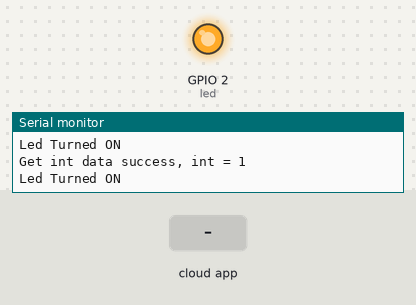
The sketch below on a simulated ESP32. Parts: output pins drawn as LEDs (lit = HIGH), the last lines printed to the serial monitor. The test bench sets the inputs (shaded band). WiFi joins after 1.5 s; servers stay silent unless stated; the Firebase database answers and starts empty.

Above: at 3.0 s.
3.1 s: the phone or cloud app sets ledStatus to 0
At 3.5 s:
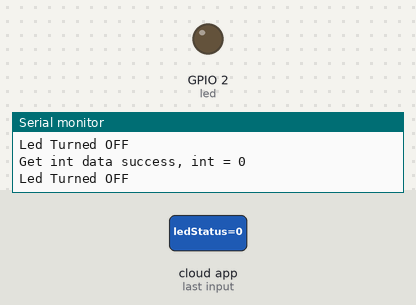
4.8 s: the phone or cloud app sets ledStatus to 1
At 5.5 s:
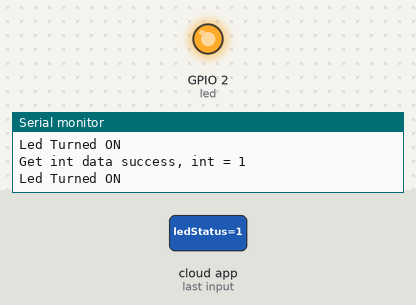
Timing chart, 0 to 7.8 s (numbered marks = the images above; inputs shaded):
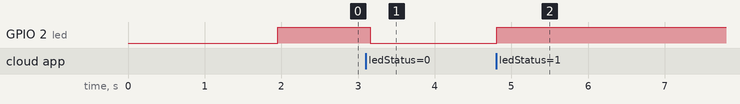

Measured:
- after the input at 3.1 s, GPIO 2 (led): HIGH → LOW after 0.06 s
- after the input at 4.8 s, GPIO 2 (led): LOW → HIGH at once

The sketch:

led_firebase.ino
```cpp
#include <WiFi.h>
#include <FirebaseESP32.h>

//-------------------------------------------------------------------------------1. Change the following info from firebase

#define FIREBASE_HOST "parking-tech-88362.firebaseio.com"
#define FIREBASE_AUTH "YxEJ1FoylOOimZsjfwSBEFiJe3QXaPx46nDli1qQ"
#define WIFI_SSID "Ghanshyam"
#define WIFI_PASSWORD "ghanuwifi1"


//-------------------------------------------------------------------2. Define FirebaseESP32 data object for data sending and receiving
FirebaseData firebaseData;

int fireStatus = 0;                                                     // led status received from firebase
int led = 2;
//============================================================================================================================================================================
void setup()
{
  pinMode(led, OUTPUT);
  Serial.begin(115200);
//----------------------------------------------------------THIS PART IS FOR WIFI ------------------------------------
  WiFi.begin(WIFI_SSID, WIFI_PASSWORD);
  Serial.print("Connecting to Wi-Fi");
  while (WiFi.status() != WL_CONNECTED)
  {
    Serial.print(".");
    delay(300);
  }
  Serial.println();
  Serial.print("Connected with IP: ");
  Serial.println(WiFi.localIP());
  Serial.println();


//--------------------------------------------------------------------------------------------------------------------------

  Firebase.begin(FIREBASE_HOST, FIREBASE_AUTH);

//--------------------------------------------------------------------------------------------------------------------------


  //4. Enable auto reconnect the WiFi when connection lost
  Firebase.reconnectWiFi(true);
//----------------------------------------------------------------------


  //5. Try to set int data to Firebase
  //The set function returns bool for the status of operation
  //firebaseData requires for sending the data


  if(Firebase.setInt(firebaseData, "/ledStatus", 1))                   //--------------------THis is send data-----------------
  {
    //Success
     Serial.println("Set int data success");

  }else{
    //Failed?, get the error reason from firebaseData

    Serial.print("Error in setInt, ");
    Serial.println(firebaseData.errorReason());
  }


  //6. Try to get int data from Firebase
  //The get function returns bool for the status of operation
  //firebaseData requires for receiving the data

  if(Firebase.getInt(firebaseData, "/ledStatus"))                 //---------------------this will recieve data------------------
  {
    //Success
    Serial.print("Get int data success, int = ");
    Serial.println(firebaseData.intData());

  }else{
    //Failed?, get the error reason from firebaseData

    Serial.print("Error in getInt, ");
    Serial.println(firebaseData.errorReason());
  }

  /*
  In case where you want to set other data types i.e. bool, float, double and String, you can use setBool, setFloat, setDouble and setString.
  If you want to get data which you known its type at specific node, use getInt, getBool, getFloat, getDouble, getString.
  If you don't know the data type at specific node, use get and check its type.
  The following shows how to get the variant data
  */

/* if(Firebase.get(firebaseData, "/ledstatus"))
  {
    //Success
    Serial.print("Get variant data success, type = ");
    Serial.println(firebaseData.dataType());

    if(firebaseData.dataType() == "int"){
      Serial.print("data = ");
      Serial.println(firebaseData.intData());
    }else if(firebaseData.dataType() == "bool"){
      if(firebaseData.boolData())
        Serial.println("data = true");
      else
        Serial.println("data = false");
    }

  }else{
    //Failed?, get the error reason from firebaseData

    Serial.print("Error in get, ");
    Serial.println(firebaseData.errorReason());
  }
*/
  /*
  If you want to get the data in realtime instead of using get, see the stream examples.
  If you want to work with JSON, see the FirebaseJson, jsonObject and jsonArray examples.
  If you have questions or found the bugs, feel free to open the issue here https://github.com/mobizt/Firebase-ESP32
  */


}

void loop()
{

   if(Firebase.getInt(firebaseData, "/ledStatus"))                 //---------------------this will recieve data------------------
  {
    //Success
    Serial.print("Get int data success, int = ");
    Serial.println(firebaseData.intData());
    fireStatus = firebaseData.intData();

    if (fireStatus == 1)
    {                                                          // compare the input of led status received from firebase
       Serial.println("Led Turned ON");
       digitalWrite(led, HIGH);                                                         // make external led ON
    }
    else if (fireStatus == 0)
    {                                                  // compare the input of led status received from firebase
       Serial.println("Led Turned OFF");
       digitalWrite(led, LOW);                                                         // make external led OFF
    }
    else
    {
       Serial.println("Wrong Credential! Please send ON/OFF");
    }

  }
  else
  {
    //Failed?, get the error reason from firebaseData

    Serial.print("Error in getInt, ");
    Serial.println(firebaseData.errorReason());
  }

}
```
